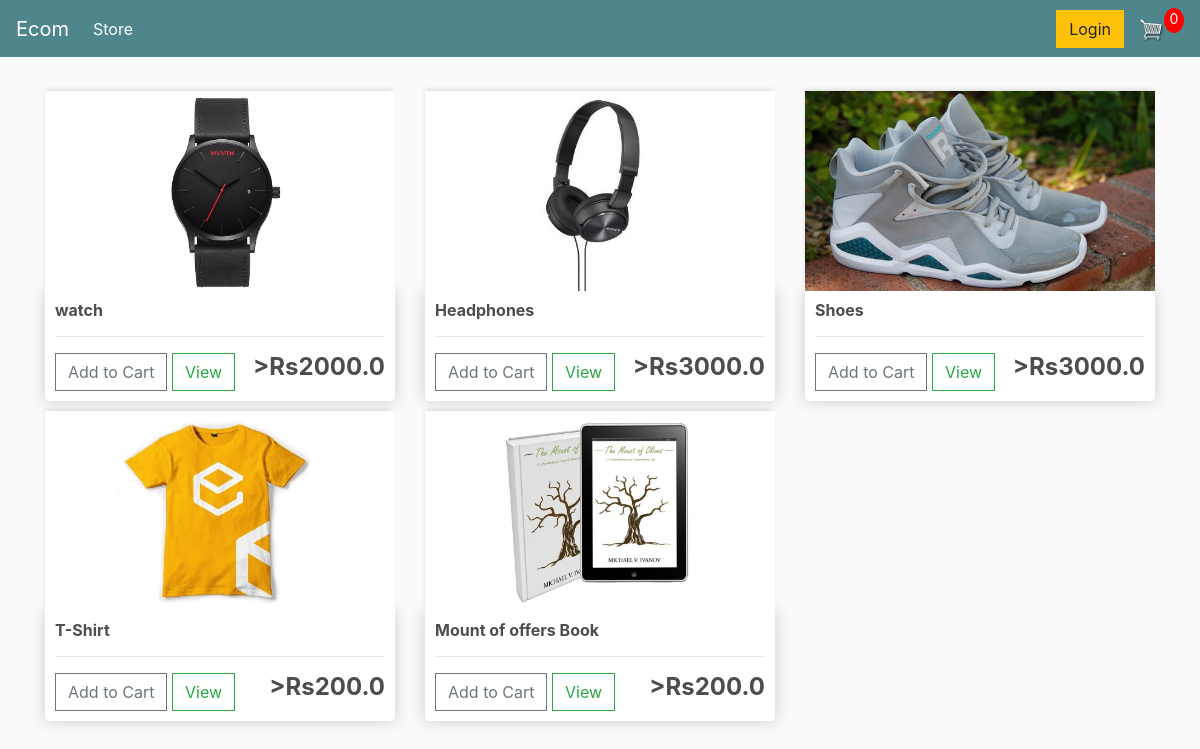
The page / on the database its author committed.
### store/models.py (models this page shows, shortened)
class Product(models.Model):
    name = models.CharField(max_length=200)
    price = models.FloatField()
    digital = models.BooleanField(default=False, null=True, blank=True)
    image = models.ImageField(null=True, blank=True)
    @property
    def imageURL(self):
        try:
            url = self.image.url
        except:
            url = ''
        return url

### store/views.py (the view)
# urls.py: path('', include('store.urls')),
def store(request):
    data = cartData(request)
    cartItems = data['cartItems']
    order = data['order']
    items = data['items']
    products = Product.objects.all()
    context = {'products': products, 'cartItems': cartItems}
    return render(request, 'store/store.html', context)

### store/utils.py (called while the page is built, shortened)
def cookieCart(request):
    try:
        cart = json.loads(request.COOKIES['cart'])
    except:
        cart = {}
        print('CART:', cart)
    items = []
    order = {'get_cart_total': 0, 'get_cart_items': 0, 'shipping': False}
    cartItems = order['get_cart_items']
    return {'cartItems': cartItems, 'order': order, 'items': items}

def cartData(request):
    if request.user.is_authenticated:
        customer = request.user.customer
        order, created = Order.objects.get_or_create(customer=customer, complete=False)
        items = order.orderitem_set.all()
        cartItems = order.get_cart_items
    else:
        cookieData = cookieCart(request)
        cartItems = cookieData['cartItems']
        order = cookieData['order']
        items = cookieData['items']
    return {'cartItems': cartItems, 'order': order, 'items': items}

### store/templates/store/store.html
{% extends 'store/main.html' %}
{% load static %}
{% block content %}
	<div class="row">
		{% for product in products %}
		<div class="col-lg-4">
			<img class="thumbnail" src="{{product.imageURL}}">
			<div class="box-element product">
				<h6><strong>{{product.name}}</strong></h6>
				<hr>
				<button data-product="{{product.id}}" data-action="add" class="btn btn-outline-secondary add-btn update-cart">Add to Cart</button>
				<a class="btn btn-outline-success" href="#">View</a>
				<h4 style="display: inline-block; float: right"><strong>>Rs{{product.price}}</strong></h4>
			</div>
		</div>
		{% endfor %}
	</div>
{% endblock content %}

### store/templates/store/main.html (shortened to what this page needs)
<!DOCTYPE html>
{% load static %}
<html>
<head>
	<link rel="stylesheet" href="https://stackpath.bootstrapcdn.com/bootstrap/4.4.1/css/bootstrap.min.css">
	<link rel="stylesheet" type="text/css" href="{% static 'css/main.css' %}">
</head>
<body>
	<nav class="navbar navbar-expand-lg navbar-dark bg-dark">
	  <a class="navbar-brand" href="{% url 'store' %}">Ecom</a>
	  <div class="collapse navbar-collapse" id="navbarSupportedContent">
	    <ul class="navbar-nav mr-auto">
	      <li class="nav-item active">
	        <a class="nav-link" href="{% url 'store' %}">Store <span class="sr-only">(current)</span></a>
	      </li>
	    </ul>
	    <div class="form-inline my-2 my-lg-0">
	     	<a href="#"class="btn btn-warning">Login</a>
	     	<a href="{% url 'cart' %}">
	    		<img  id="cart-icon" src="{% static 'images/cart.png' %}">
	    	</a>
	    	<p id="cart-total">{{cartItems}}</p>
	    </div>
	  </div>
	</nav>
     <div class="container">
            <br>
            {% block content %}
            {% endblock content %}
         </div>
</body>
</html>

### static/css/main.css (style rules this page uses)
body { background-color: hsl(0, 0%, 98%); }
h1,h2,h3,h4,h5,h6 { color:hsl(0, 0%, 30%); }
.box-element { box-shadow:hsl(0, 0%, 80%) 0 0 16px; background-color: #fff; border-radius: 4px; padding: 10px; }
.thumbnail { width: 100%; height: 200px; -webkit-box-shadow: -1px -3px 5px -2px rgba(214,214,214,1); -moz-box-shadow: -1px -3px 5px -2px rgba(214,214,214,1); box-shadow: -1px -3px 5px -2px rgba(214,214,214,1); }
.product { border-radius: 0 0 4px 4px; }
.bg-dark { background-color: #4f868c!important; }
#cart-icon { width:25px; display: inline-block; margin-left: 15px; }
#cart-total { display: block; text-align: center; color:#fff; background-color: red; width: 20px; height: 25px; border-radius: 50%; font-size: 14px; }
.col-lg-4, .col-lg-6, .col-lg-8, .col-lg-12 { margin-top: 10px; }
.btn { border-radius: 0; }

### rows shown on the page
Product: imageURL (picture), name "watch", price "2000.0"
Product: imageURL (picture), name "Headphones", price "3000.0"
Product: imageURL (picture), name "Shoes", price "3000.0"
Product: imageURL (picture), name "T-Shirt", price "200.0"
Product: imageURL (picture), name "Mount of offers Book", price "200.0"

### other values the page prints
{{ cartItems }} "0"
